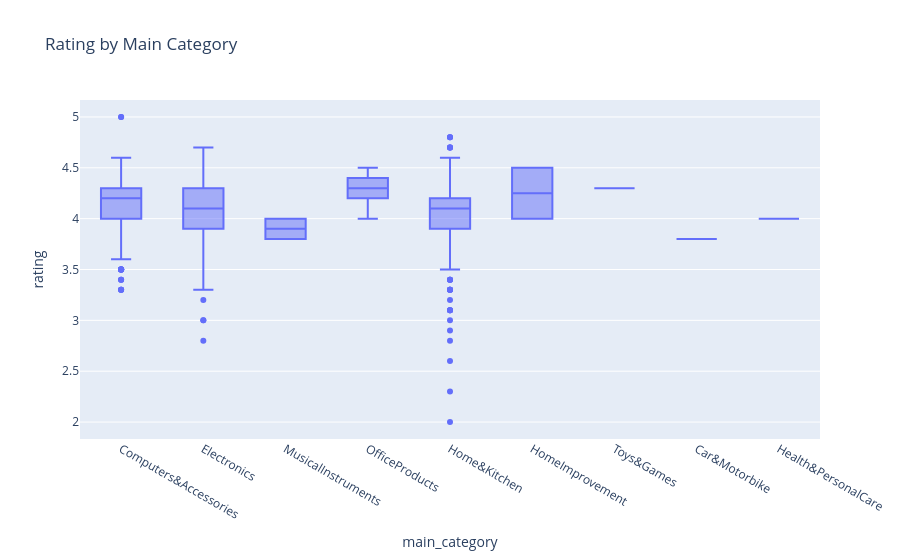

The cell this chart's notebook holds for it:
### Code cell
fig = px.box(clean_df, x='main_category', y='rating',
             title='Rating by Main Category')
fig.show()

### Figure 1 — Plotly figure (JSON) as saved in the notebook; plotly's stock layout.template omitted (floating-point values rounded to 4 significant figures; data arrays with more than 128 entries replaced by an {"elided": "..."} marker saying what was removed)
{"data": [{"alignmentgroup": "True", "hovertemplate": "main_category=%{x}<br>rating=%{y}<extra></extra>", "legendgroup": "", "marker": {"color": "#636efa"}, "name": "", "notched": false, "offsetgroup": "", "orientation": "v", "showlegend": false, "type": "box", "x": {"elided": "1462 str values"}, "x0": " ", "xaxis": "x", "y": {"elided": "1462 float values"}, "y0": " ", "yaxis": "y"}], "layout": {"boxmode": "group", "legend": {"tracegroupgap": 0}, "title": {"text": "Rating by Main Category"}, "xaxis": {"anchor": "y", "domain": [0, 1], "title": {"text": "main_category"}}, "yaxis": {"anchor": "x", "domain": [0, 1], "title": {"text": "rating"}}}}
